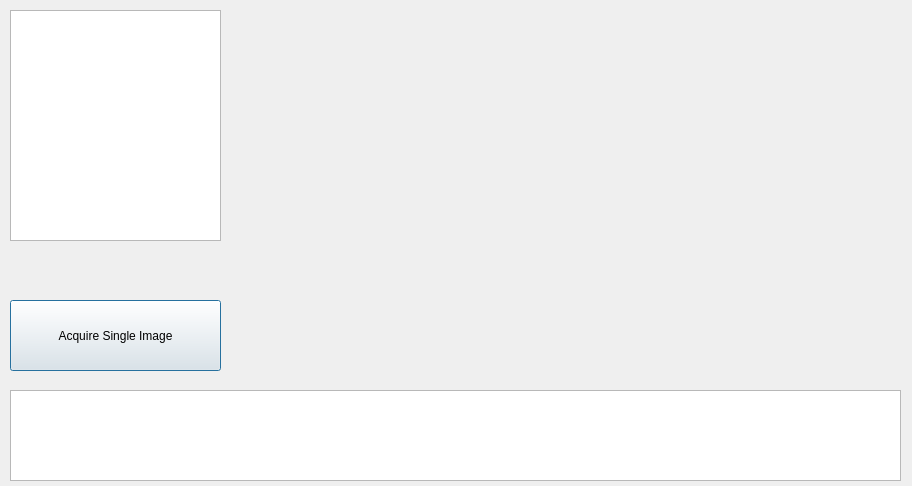
<?xml version="1.0" encoding="UTF-8"?>
<ui version="4.0">
 <class>SynchronousGrab</class>
 <widget class="QDialog" name="SynchronousGrab">
  <property name="geometry">
   <rect>
    <x>0</x>
    <y>0</y>
    <width>912</width>
    <height>486</height>
   </rect>
  </property>
  <property name="windowTitle">
   <string>SynchronousGrab</string>
  </property>
  <widget class="QPushButton" name="m_ButtonStartStop">
   <property name="geometry">
    <rect>
     <x>10</x>
     <y>300</y>
     <width>211</width>
     <height>71</height>
    </rect>
   </property>
   <property name="font">
    <font>
     <pointsize>9</pointsize>
    </font>
   </property>
   <property name="text">
    <string>Acquire Single Image</string>
   </property>
  </widget>
  <widget class="QLabel" name="m_LabelStream">
   <property name="geometry">
    <rect>
     <x>230</x>
     <y>10</y>
     <width>471</width>
     <height>358</height>
    </rect>
   </property>
   <property name="text">
    <string/>
   </property>
  </widget>
  <widget class="QListWidget" name="m_ListBoxCameras">
   <property name="geometry">
    <rect>
     <x>10</x>
     <y>10</y>
     <width>211</width>
     <height>231</height>
    </rect>
   </property>
   <property name="font">
    <font>
     <pointsize>9</pointsize>
    </font>
   </property>
  </widget>
  <widget class="QListWidget" name="m_ListLog">
   <property name="geometry">
    <rect>
     <x>10</x>
     <y>390</y>
     <width>891</width>
     <height>91</height>
    </rect>
   </property>
  </widget>
  <widget class="QLabel" name="CurrentParametersSynchro">
   <property name="geometry">
    <rect>
     <x>10</x>
     <y>250</y>
     <width>211</width>
     <height>41</height>
    </rect>
   </property>
   <property name="font">
    <font>
     <pointsize>8</pointsize>
    </font>
   </property>
   <property name="text">
    <string/>
   </property>
  </widget>
 </widget>
 <resources/>
 <connections/>
</ui>
